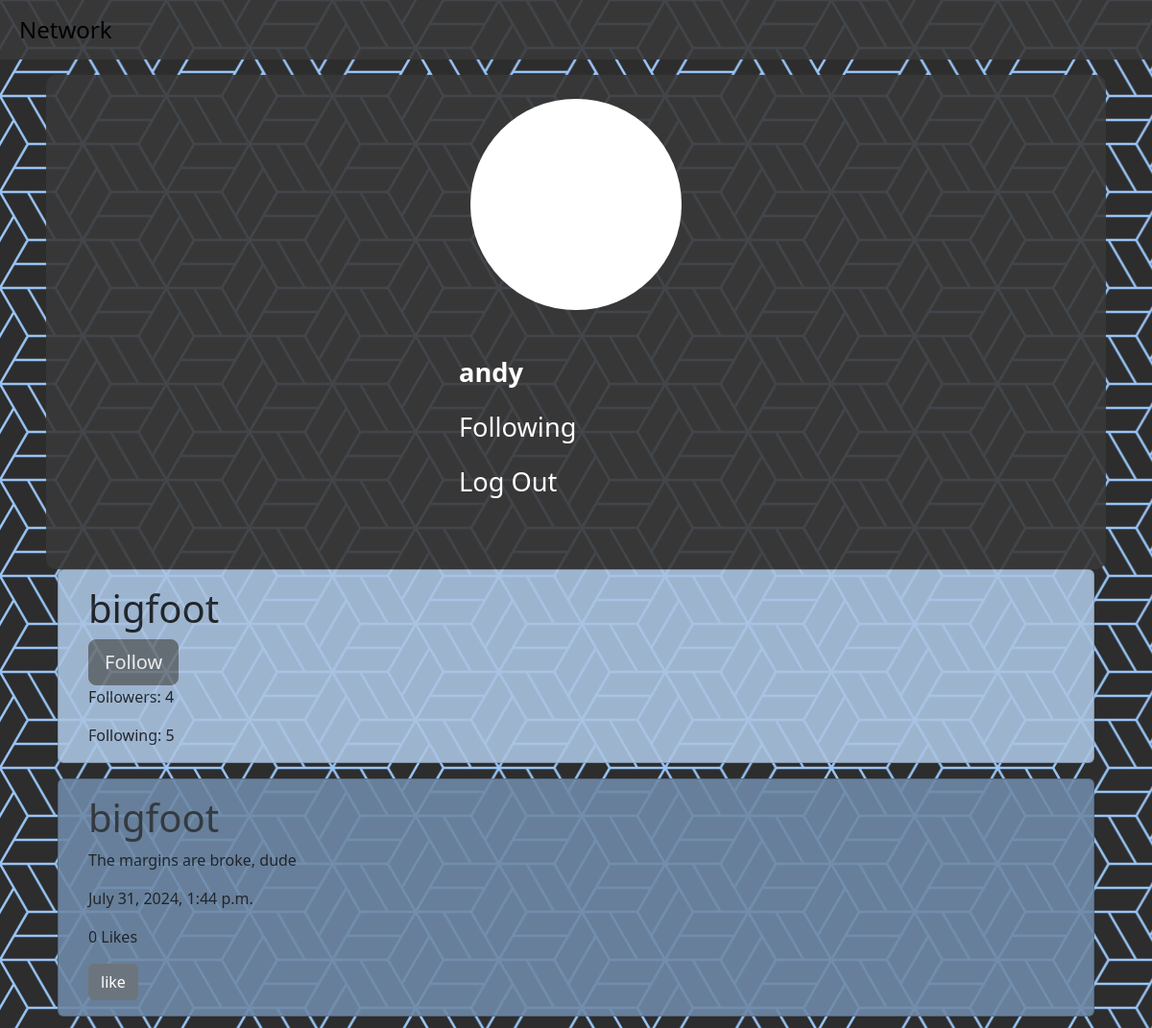
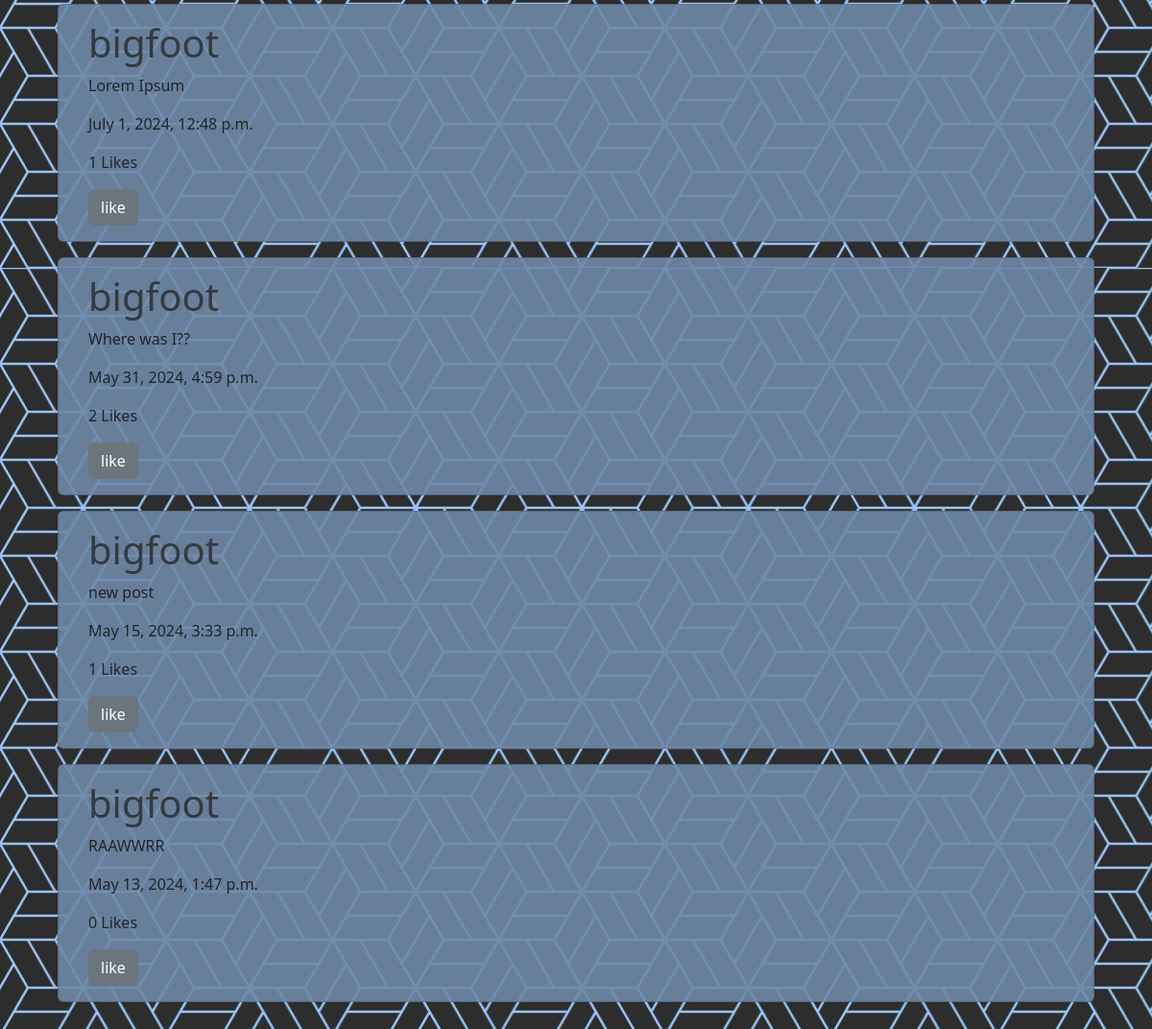
The page /profile/4 (signed in) on the database its author committed (2 pictures, top to bottom).
### network/models.py (models this page shows, shortened)
class User(AbstractUser):
    followers = models.ManyToManyField('self', related_name='following', symmetrical=False, blank=True)
    def __str__(self):
        return self.username

class Post(models.Model):
    user = models.ForeignKey('User', on_delete=models.CASCADE, blank=True, null=True)
    text = models.CharField(max_length=255, blank=True)
    timestamp = models.DateTimeField(auto_now_add=True)
    likes = models.ManyToManyField('User', related_name='liked', blank=True)

### network/views.py (the view)
# urls.py: path("profile/<int:id>", views.user_profile, name="profile"),
def user_profile(request, id):
    if request.method == "GET":
        target_user = User.objects.get(pk=id)
        posts = Post.objects.filter(user=id)
        page_number = request.GET.get('page', 1)
        by_time = posts.order_by("-timestamp").all()
        paginator = Paginator(by_time,7)
        page_posts = paginator.get_page(page_number)
        logged_in = request.user
        followers = target_user.followers.all()
        following = target_user.following.all()
        is_following = logged_in in followers
        return render(request, "network/profile.html", {
            "posts":page_posts,
            "target_user": target_user,
            "logged_in": logged_in,
            "followers": followers.count(),
            "following": following.count(),
            "is_following": is_following,
        })
    elif request.method == "POST":
       follow = target_user.followers.add(logged_in)
       follow.save()
    return JsonResponse({'message': 'User followed successfully'})

### network/templates/network/profile.html (shortened to what this page needs)
{% extends "network/layout.html" %}
{% load static %}
{% block body %}
<div class="card profile-header mb-3 ">
    <div class="card-body">
    <h1 class="card-title">{{ target_user }}</h1>
    {% if target_user != logged_in %}
        {% if user.is_authenticated %}
            {% if is_following %}
                <button class="followButton btn btn-secondary" onclick="followUser(event,'{{ target_user.id }}')">Following</button>
            {% else %}
                <button class="followButton btn btn-secondary btn-lg" onclick="followUser(event,'{{ target_user.id }}')">Follow</button>
            {% endif %}
        {% endif %}
    {% endif %}
    <p class="card-text">Followers: {{ followers }}</p>
    <p class="card-text">Following: {{ following }}</p>
</div>
</div>
<div>
    {% for post in posts %}
    <div class="card postcard mb-3" id="post-{{ post.id }}" >
        <div class="card-body">
        <h1><a href="/profile/{{ post.user.id }}"> {{ post.user.username }}</a></h1>
        <p class="post-text">{{ post.text }}</p>
        <p>{{ post.timestamp }}</p>
        <p id="like-count-{{ post.id }}" >{{ post.likes.count }} Likes</p>
        <button class="btn btn-secondary  like-button" id="like-button-{{ post.id }}" data-post-id="{{ post.id }}" >like</button>
        </div>
        </div>
    {% endfor %}
</div>
{% endblock %}

### network/templates/network/layout.html (shortened to what this page needs)
{% load static %}
<!DOCTYPE html>
<html lang="en">
<head>
    <link href="https://cdn.jsdelivr.net/npm/bootstrap@5.3.3/dist/css/bootstrap.min.css" rel="stylesheet">        <link href="{% static 'network/styles.css' %}" rel="stylesheet">
</head>
<body>
<nav class="navbar sticky-top navbar-expand-sm">
    <a class="navbar-brand" href="{% url 'index' %}">Network</a>
</nav>
<section class="d-grid m-3 mx-auto">
<div class="row">
<div class="col user-info-block d-grid">
{% if user.is_authenticated %}
<div class="circle"></div>
    <div class="row">
        <ul class="navbar-nav mr-auto">
        <li class="nav-item">
            <a class="nav-link"href="{% url 'profile' user.id %}"><strong>{{ user.username }}</strong></a>
        </li>
        <li class="nav-item">
            <a class="nav-link" href="{% url 'following' %}">Following</a>
        </li>
        <li class="nav-item">
            <a class="nav-link" href="{% url 'logout' %}">Log Out</a>
        </li>
        </ul>
        {% endif %}
    </div>
</div>
    <div id="body-view col">
        {% block body %}
        {% endblock %}
    </div>
</div>
</section>
</body>
</html>

### network/static/network/styles.css (style rules this page uses)
body { background-image: url("/network/static/network/bgPattern.png"); background-color: #2d2d2d; background-attachment: fixed; width: 100%; }
section { max-width: 90%; }
.navbar { background-color: rgba(57, 57, 57, 0.9); padding-left: 20px; }
.navbar-brand { color: #000 !important; font-weight: 400; font-size: 1.5rem; }
.postcard { max-width: 100%; background-color: rgba(110, 137, 167, 0.9); padding-left: 15px; }
.user-info-block { background-color: rgba(57, 57, 57, 0.9); width: 300px; height: 515px; position: sticky; top: 2%; display: flex; justify-content: center; padding: 25px; border-radius: 10px; z-index: 1000; }
.circle { content: ""; background-color: white; width: 220px; height: 220px; border-radius: 50%; }
.nav-link { color: #fff; font-size: 1.7rem; }
.profile-header { max-width: 100%; background-color: #aac4e2; opacity: 90%; margin-left: auto; margin-right: auto; padding-left: 15px; }
a { color: #343a40; text-decoration: none; }

### rows shown on the page
User: username "andy"
User: username "bigfoot"
Post: user.username "bigfoot", text "The margins are broke, dude", timestamp "July 31, 2024, 1:44 p.m.", likes.count "0"
Post: user.username "bigfoot", text "Lorem Ipsum", timestamp "July 1, 2024, 12:48 p.m.", likes.count "1"
Post: user.username "bigfoot", text "Where was I??", timestamp "May 31, 2024, 4:59 p.m.", likes.count "2"
Post: user.username "bigfoot", text "new post", timestamp "May 15, 2024, 3:33 p.m.", likes.count "1"
Post: user.username "bigfoot", text "RAAWWRR", timestamp "May 13, 2024, 1:47 p.m.", likes.count "0"

### other values the page prints
{{ followers }} "4"
{{ following }} "5"
